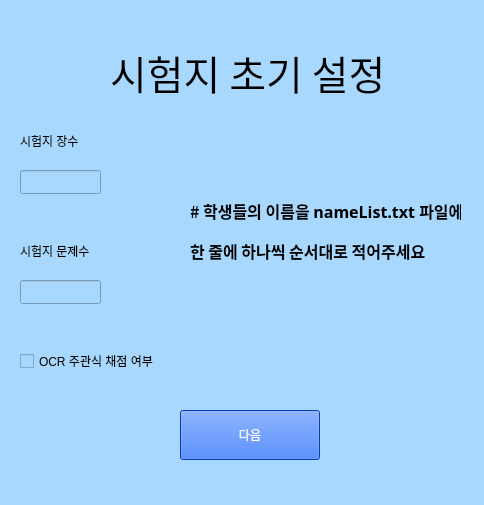
<?xml version="1.0" encoding="UTF-8"?>
<ui version="4.0">
 <class>Form</class>
 <widget class="QWidget" name="Form">
  <property name="geometry">
   <rect>
    <x>0</x>
    <y>0</y>
    <width>484</width>
    <height>505</height>
   </rect>
  </property>
  <property name="windowTitle">
   <string>Form</string>
  </property>
  <property name="styleSheet">
   <string notr="true">background: #a8d8fd</string>
  </property>
  <widget class="QLabel" name="descriptiveProblemNumberLabel_2">
   <property name="geometry">
    <rect>
     <x>20</x>
     <y>130</y>
     <width>872</width>
     <height>21</height>
    </rect>
   </property>
   <property name="sizePolicy">
    <sizepolicy hsizetype="Preferred" vsizetype="Fixed">
     <horstretch>0</horstretch>
     <verstretch>0</verstretch>
    </sizepolicy>
   </property>
   <property name="minimumSize">
    <size>
     <width>100</width>
     <height>20</height>
    </size>
   </property>
   <property name="styleSheet">
    <string notr="true">font: 75 15pt &quot;나눔스퀘어 Bold&quot;;</string>
   </property>
   <property name="text">
    <string>시험지 장수</string>
   </property>
  </widget>
  <widget class="QLabel" name="descriptiveProblemNumberLabel_3">
   <property name="geometry">
    <rect>
     <x>20</x>
     <y>240</y>
     <width>872</width>
     <height>22</height>
    </rect>
   </property>
   <property name="sizePolicy">
    <sizepolicy hsizetype="Preferred" vsizetype="Fixed">
     <horstretch>0</horstretch>
     <verstretch>0</verstretch>
    </sizepolicy>
   </property>
   <property name="minimumSize">
    <size>
     <width>100</width>
     <height>20</height>
    </size>
   </property>
   <property name="styleSheet">
    <string notr="true">font: 75 15pt &quot;나눔스퀘어 Bold&quot;;</string>
   </property>
   <property name="text">
    <string>시험지 문제수</string>
   </property>
  </widget>
  <widget class="QCheckBox" name="check_useOCR">
   <property name="geometry">
    <rect>
     <x>20</x>
     <y>350</y>
     <width>872</width>
     <height>22</height>
    </rect>
   </property>
   <property name="styleSheet">
    <string notr="true">font: 75 12pt &quot;나눔스퀘어 Bold&quot;;</string>
   </property>
   <property name="text">
    <string>OCR 주관식 채점 여부</string>
   </property>
  </widget>
  <widget class="QPushButton" name="confirmButton">
   <property name="geometry">
    <rect>
     <x>180</x>
     <y>410</y>
     <width>140</width>
     <height>50</height>
    </rect>
   </property>
   <property name="sizePolicy">
    <sizepolicy hsizetype="Fixed" vsizetype="Fixed">
     <horstretch>0</horstretch>
     <verstretch>0</verstretch>
    </sizepolicy>
   </property>
   <property name="minimumSize">
    <size>
     <width>140</width>
     <height>50</height>
    </size>
   </property>
   <property name="styleSheet">
    <string notr="true">font: 81 24pt &quot;나눔스퀘어 ExtraBold&quot;;
color: rgb(255, 255, 255);
background-color: rgb(0, 85, 255);</string>
   </property>
   <property name="text">
    <string>다음</string>
   </property>
  </widget>
  <widget class="QLabel" name="descriptive">
   <property name="geometry">
    <rect>
     <x>110</x>
     <y>50</y>
     <width>876</width>
     <height>44</height>
    </rect>
   </property>
   <property name="sizePolicy">
    <sizepolicy hsizetype="Preferred" vsizetype="Fixed">
     <horstretch>0</horstretch>
     <verstretch>0</verstretch>
    </sizepolicy>
   </property>
   <property name="font">
    <font>
     <family>나눔스퀘어 ExtraBold</family>
     <pointsize>30</pointsize>
     <weight>10</weight>
     <italic>false</italic>
     <bold>false</bold>
    </font>
   </property>
   <property name="styleSheet">
    <string notr="true">font: 81 30pt &quot;나눔스퀘어 ExtraBold&quot;;</string>
   </property>
   <property name="text">
    <string>시험지 초기 설정</string>
   </property>
  </widget>
  <widget class="QLineEdit" name="paperNumInput">
   <property name="geometry">
    <rect>
     <x>20</x>
     <y>170</y>
     <width>81</width>
     <height>24</height>
    </rect>
   </property>
   <property name="styleSheet">
    <string notr="true">font: 12pt &quot;나눔스퀘어&quot;;</string>
   </property>
   <property name="text">
    <string/>
   </property>
  </widget>
  <widget class="QLineEdit" name="problemNumInput">
   <property name="geometry">
    <rect>
     <x>20</x>
     <y>280</y>
     <width>81</width>
     <height>24</height>
    </rect>
   </property>
   <property name="styleSheet">
    <string notr="true">font: 12pt &quot;나눔스퀘어&quot;;</string>
   </property>
   <property name="text">
    <string/>
   </property>
  </widget>
  <widget class="QLabel" name="nameGuideLabel_1">
   <property name="geometry">
    <rect>
     <x>190</x>
     <y>200</y>
     <width>271</width>
     <height>21</height>
    </rect>
   </property>
   <property name="font">
    <font>
     <family>나눔스퀘어 Bold</family>
     <pointsize>12</pointsize>
     <weight>75</weight>
     <bold>true</bold>
    </font>
   </property>
   <property name="text">
    <string># 학생들의 이름을 nameList.txt 파일에</string>
   </property>
  </widget>
  <widget class="QLabel" name="nameGuideLabel_2">
   <property name="geometry">
    <rect>
     <x>190</x>
     <y>240</y>
     <width>271</width>
     <height>21</height>
    </rect>
   </property>
   <property name="font">
    <font>
     <family>나눔스퀘어 Bold</family>
     <pointsize>12</pointsize>
     <weight>75</weight>
     <bold>true</bold>
    </font>
   </property>
   <property name="text">
    <string>한 줄에 하나씩 순서대로 적어주세요</string>
   </property>
  </widget>
 </widget>
 <resources/>
 <connections/>
</ui>
